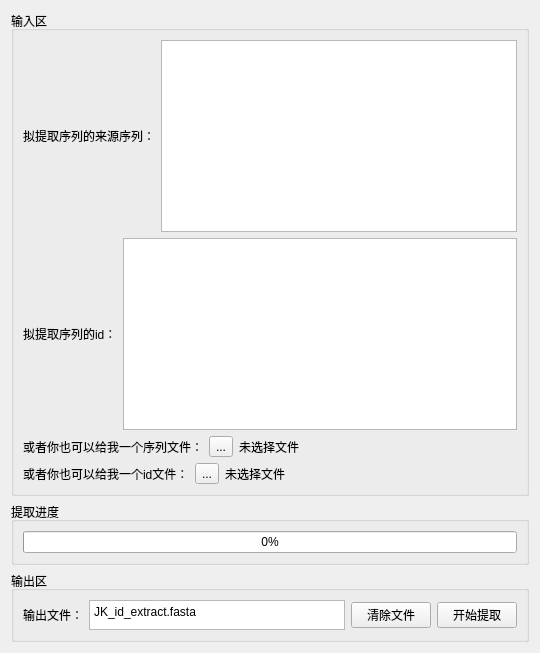
          <widget class="QWidget" name="id_extract">
           <attribute name="title">
            <string>根据id提取序列</string>
           </attribute>
           <layout class="QVBoxLayout" name="verticalLayout_24" stretch="3,0,0">
            <item>
             <widget class="QGroupBox" name="groupBox_39">
              <property name="title">
               <string>输入区</string>
              </property>
              <layout class="QVBoxLayout" name="verticalLayout_22">
               <item>
                <layout class="QVBoxLayout" name="verticalLayout_21">
                 <item>
                  <layout class="QHBoxLayout" name="horizontalLayout_51">
                   <item>
                    <widget class="QLabel" name="label_14">
                     <property name="text">
                      <string>拟提取序列的来源序列：</string>
                     </property>
                    </widget>
                   </item>
                   <item>
                    <widget class="QTextEdit" name="fasta_frame"/>
                   </item>
                  </layout>
                 </item>
                 <item>
                  <layout class="QHBoxLayout" name="horizontalLayout_50">
                   <item>
                    <widget class="QLabel" name="label_13">
                     <property name="text">
                      <string>拟提取序列的id：</string>
                     </property>
                    </widget>
                   </item>
                   <item>
                    <widget class="QTextEdit" name="id_frame"/>
                   </item>
                  </layout>
                 </item>
                 <item>
                  <layout class="QHBoxLayout" name="horizontalLayout_3">
                   <item>
                    <widget class="QLabel" name="label_15">
                     <property name="text">
                      <string>或者你也可以给我一个序列文件：</string>
                     </property>
                    </widget>
                   </item>
                   <item>
                    <widget class="QToolButton" name="fa_file_upload">
                     <property name="text">
                      <string>...</string>
                     </property>
                    </widget>
                   </item>
                   <item>
                    <widget class="QLabel" name="fa_file">
                     <property name="sizePolicy">
                      <sizepolicy hsizetype="Preferred" vsizetype="Preferred">
                       <horstretch>2</horstretch>
                       <verstretch>0</verstretch>
                      </sizepolicy>
                     </property>
                     <property name="text">
                      <string>未选择文件</string>
                     </property>
                    </widget>
                   </item>
                  </layout>
                 </item>
                 <item>
                  <layout class="QHBoxLayout" name="horizontalLayout_5">
                   <item>
                    <widget class="QLabel" name="label_36">
                     <property name="text">
                      <string>或者你也可以给我一个id文件：</string>
                     </property>
                    </widget>
                   </item>
                   <item>
                    <widget class="QToolButton" name="id_file_ul">
                     <property name="text">
                      <string>...</string>
                     </property>
                    </widget>
                   </item>
                   <item>
                    <widget class="QLabel" name="id_file">
                     <property name="sizePolicy">
                      <sizepolicy hsizetype="Preferred" vsizetype="Preferred">
                       <horstretch>2</horstretch>
                       <verstretch>0</verstretch>
                      </sizepolicy>
                     </property>
                     <property name="text">
                      <string>未选择文件</string>
                     </property>
                    </widget>
                   </item>
                  </layout>
                 </item>
                </layout>
               </item>
              </layout>
             </widget>
            </item>
            <item>
             <widget class="QGroupBox" name="groupBox_8">
              <property name="title">
               <string>提取进度</string>
              </property>
              <layout class="QVBoxLayout" name="verticalLayout_23">
               <item>
                <widget class="QProgressBar" name="id_progress">
                 <property name="value">
                  <number>0</number>
                 </property>
                </widget>
               </item>
              </layout>
             </widget>
            </item>
            <item>
             <widget class="QGroupBox" name="groupBox_40">
              <property name="sizePolicy">
               <sizepolicy hsizetype="Preferred" vsizetype="Preferred">
                <horstretch>0</horstretch>
                <verstretch>0</verstretch>
               </sizepolicy>
              </property>
              <property name="title">
               <string>输出区</string>
              </property>
              <layout class="QHBoxLayout" name="horizontalLayout_49">
               <item>
                <widget class="QLabel" name="label_37">
                 <property name="text">
                  <string>输出文件：</string>
                 </property>
                </widget>
               </item>
               <item>
                <widget class="QTextEdit" name="id_out_fl">
                 <property name="minimumSize">
                  <size>
                   <width>0</width>
                   <height>30</height>
                  </size>
                 </property>
                 <property name="maximumSize">
                  <size>
                   <width>16777215</width>
                   <height>30</height>
                  </size>
                 </property>
                 <property name="verticalScrollBarPolicy">
                  <enum>Qt::ScrollBarAlwaysOff</enum>
                 </property>
                 <property name="html">
                  <string>&lt;!DOCTYPE HTML PUBLIC &quot;-//W3C//DTD HTML 4.0//EN&quot; &quot;http://www.w3.org/TR/REC-html40/strict.dtd&quot;&gt;
&lt;html&gt;&lt;head&gt;&lt;meta name=&quot;qrichtext&quot; content=&quot;1&quot; /&gt;&lt;style type=&quot;text/css&quot;&gt;
p, li { white-space: pre-wrap; }
&lt;/style&gt;&lt;/head&gt;&lt;body style=&quot; font-family:'SimSun'; font-size:9pt; font-weight:400; font-style:normal;&quot;&gt;
&lt;p style=&quot; margin-top:0px; margin-bottom:0px; margin-left:0px; margin-right:0px; -qt-block-indent:0; text-indent:0px;&quot;&gt;JK_id_extract.fasta&lt;/p&gt;&lt;/body&gt;&lt;/html&gt;</string>
                 </property>
                </widget>
               </item>
               <item>
                <widget class="QPushButton" name="clear_fl">
                 <property name="text">
                  <string>清除文件</string>
                 </property>
                </widget>
               </item>
               <item>
                <widget class="QPushButton" name="start_ex">
                 <property name="text">
                  <string>开始提取</string>
                 </property>
                </widget>
               </item>
              </layout>
             </widget>
            </item>
           </layout>
          </widget>
